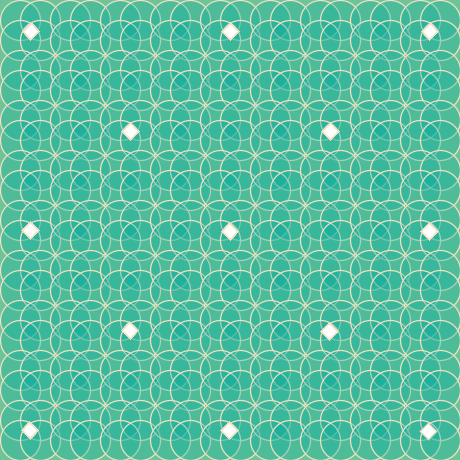
Frame 1 (no input)
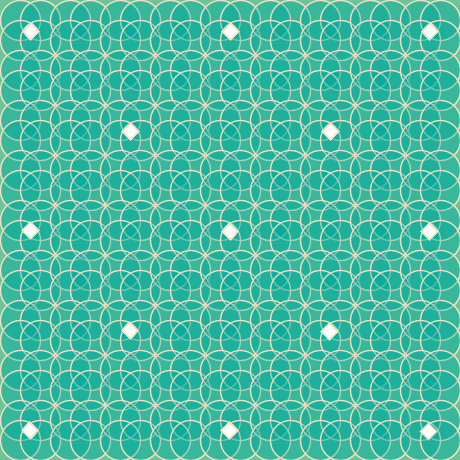
Frame 2 (the mouse pressed at the canvas centre, redrawn once)

The Processing sketch that drew these frames (run headless with seeded random() and noise(); the mouse was pressed at the canvas centre and the sketch redrawn once):

// Processing sketch: processing_29017
// ── processing_29017.pde

// global variables
// integer (asign it and declare it)
// declare its name and assign a value
// x and y positions
int xPos = 225;
int yPos = 225;

void setup() {
  // size of screen
  size(460, 460);
  // local variables
  // stops animation
  noLoop();
  // another way of adding width and height to the stage
  int stageWidth = width;
  int stageHeight = height;
  // background's color in RGB
  background(110, 196, 151);
  // smooths out objects
  smooth();
  // adds color to stroke
  stroke(239, 225, 196);
  // adds weight to stroke
  strokeWeight(1.25);
  // minus the fill
  noFill();
}

void draw() {
  // locally changing the x Postion within the draw method
  xPos = 300;
  // integers a, b, and f using the number for size
  int a = 40;
  int b = 11;
  int f = 11;

  // c = columns (across)
  for (int c = 0; c < 9; c++) {
    // r = rows (down)
    for (int r = 0; r < 9; r++) {
      // drawing main ellipses
      drawRings(50 * c, 50 * r, a);
      //another way of adding rows and columns for added objects
      for (int d = 0; d < 5; d++) {
        for (int s = 0; s < 4; s++) {
          // drawing center diamonds
          drawCenters(141 * d, 141 * s, b);
          for (int e = 0; e < 4; e++) {
            for (int t = 0; t < 3; t++) {
              drawCenters2(141 * e, 141 * t, f);
            }
          }
        }
      }
    }
  }
}

void drawRings(int xPos, int yPos, int a) {
  smooth();
  // filling in the ellipses
  fill(5, 171, 158, 75);
  // placing ellipse in x and y positions and using size as well
  ellipse(xPos + 20, yPos + 20, a, a); 
  ellipse(xPos + 40, yPos + 20, a, a); 
  fill(5, 171, 158, 75);
  ellipse(xPos + 20, yPos + 40, a, a);
  ellipse(xPos + 40, yPos + 40, a, a);
}

void drawCenters(int xPos, int yPos, int b) {
  fill(255, 255, 255);
  smooth();
  // placing registration point in the center
  rectMode(CENTER);
  // saves the matrix at the top of the stack
  pushMatrix();
  // transforming the matrix using the x and y positions
  translate(45, 45);
  // rotating rectangle
  rotate(0.771+PI/180);
  // retransforming the matrix
  translate(-50, -50);
  rect(xPos + 30.50, yPos + 50.25, b, b); 
  // restores the previous coordinate system
  popMatrix();
}

void drawCenters2(int xPos, int yPos, int f) {
  // adding color
  fill(255, 255, 255);
  // smoothing out objects
  smooth();
  // changing the registration point to the center
  rectMode(CENTER);
  // saves the matrix to the top of the stack
  pushMatrix();
  // transforming the matrix using x and y positions
  translate(415, -155);
  // rotating objects
  rotate(0.77+PI/180);
  // retransforming the matrix
  translate(30, 30);
  // adding rectangles
  rect(xPos - 28, yPos - 50, f, f); 
  // restroing the previous coordinate system
  popMatrix();
}
